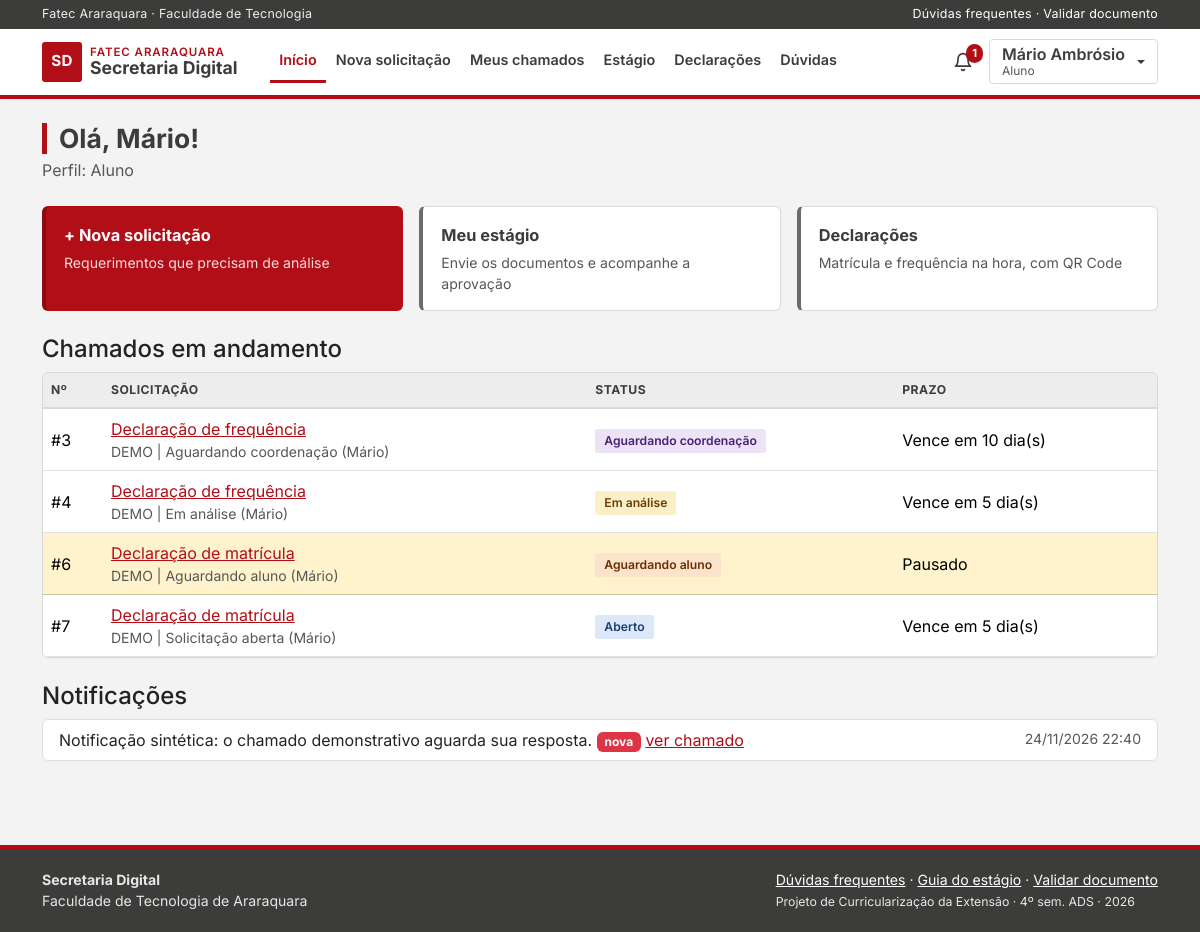
The page /painel.php (signed in) on the database its author committed.
### tables this page shows
CREATE TABLE tb_chamados (
  id_chamado        INT AUTO_INCREMENT PRIMARY KEY,
  id_aluno          INT          NOT NULL,
  id_tipo           INT          NOT NULL,
  id_responsavel    INT          NULL,
  assunto           VARCHAR(150) NOT NULL,
  descricao         TEXT         NOT NULL,
  status            ENUM('aberto','em_analise','aguardando_aluno',
                         'aguardando_coordenacao','deferido',
                         'indeferido','concluido')
                    NOT NULL DEFAULT 'aberto',
  prazo             DATE         NOT NULL,
  parecer           TEXT         NULL,
  id_parecerista    INT          NULL,
  parecer_em        DATETIME     NULL,
  aguardando_desde  DATETIME     NULL,
  ultimo_lembrete   DATETIME     NULL,
  avaliacao         TINYINT      NULL,
  criado_em         DATETIME     NOT NULL DEFAULT CURRENT_TIMESTAMP,
  atualizado_em     DATETIME     NOT NULL DEFAULT CURRENT_TIMESTAMP
                    ON UPDATE CURRENT_TIMESTAMP,
  KEY idx_chamados_status (status),
  KEY idx_chamados_prazo (prazo),
  CONSTRAINT fk_chamados_aluno FOREIGN KEY (id_aluno)
    REFERENCES tb_usuarios (id_usuario),
  CONSTRAINT fk_chamados_tipo FOREIGN KEY (id_tipo)
    REFERENCES tb_tipos (id_tipo),
  CONSTRAINT fk_chamados_responsavel FOREIGN KEY (id_responsavel)
    REFERENCES tb_usuarios (id_usuario),
  CONSTRAINT fk_chamados_parecerista FOREIGN KEY (id_parecerista)
    REFERENCES tb_usuarios (id_usuario),
  CONSTRAINT ck_chamados_avaliacao CHECK (avaliacao IS NULL OR avaliacao BETWEEN 1 AND 5)
);

CREATE TABLE tb_tipos (
  id_tipo              INT AUTO_INCREMENT PRIMARY KEY,
  nome                 VARCHAR(100) NOT NULL,
  descricao            TEXT         NULL,
  documentos_exigidos  VARCHAR(255) NULL,
  prazo_dias           SMALLINT     NOT NULL DEFAULT 5,
  precisa_coordenacao  TINYINT(1)   NOT NULL DEFAULT 0,
  exige_anexo          TINYINT(1)   NOT NULL DEFAULT 0,
  ativo                TINYINT(1)   NOT NULL DEFAULT 1,
  criado_em            DATETIME     NOT NULL DEFAULT CURRENT_TIMESTAMP,
  UNIQUE KEY uk_tipos_nome (nome)
);

CREATE TABLE tb_notificacoes (
  id_notificacao  INT AUTO_INCREMENT PRIMARY KEY,
  id_usuario      INT          NOT NULL,
  id_chamado      INT          NULL,
  canal           ENUM('sistema','email','whatsapp') NOT NULL DEFAULT 'sistema',
  mensagem        VARCHAR(255) NOT NULL,
  lida            TINYINT(1)   NOT NULL DEFAULT 0,
  enviada         TINYINT(1)   NOT NULL DEFAULT 0,
  criado_em       DATETIME     NOT NULL DEFAULT CURRENT_TIMESTAMP,
  CONSTRAINT fk_notificacoes_usuario FOREIGN KEY (id_usuario)
    REFERENCES tb_usuarios (id_usuario),
  CONSTRAINT fk_notificacoes_chamado FOREIGN KEY (id_chamado)
    REFERENCES tb_chamados (id_chamado) ON DELETE CASCADE
);

### painel.php (the view, shortened to what this page needs)
<?php
    require_once("conecta.php");
    require_once("funcoes.php");
    $nivel = $_SESSION['nivel'];
    $id = $_SESSION['id_usuario'];
    $sql = "SELECT n.mensagem, n.criado_em, n.lida, n.id_chamado
            FROM tb_notificacoes n WHERE n.id_usuario = ? AND n.canal = 'sistema'
            ORDER BY n.criado_em DESC, n.id_notificacao DESC LIMIT 10";
    $stmt = mysqli_stmt_init($con);
    mysqli_stmt_prepare($stmt, $sql);
    mysqli_stmt_bind_param($stmt, "i", $id);
    mysqli_stmt_execute($stmt);
    $notificacoes = mysqli_fetch_all(mysqli_stmt_get_result($stmt), MYSQLI_ASSOC);
    if($nivel == "aluno"){
        $sql = "SELECT c.id_chamado, c.assunto, c.status, c.prazo, t.nome AS tipo
                FROM tb_chamados c
                INNER JOIN tb_tipos t ON t.id_tipo = c.id_tipo
                WHERE c.id_aluno = ? AND c.status NOT IN ('deferido','indeferido','concluido')
                ORDER BY c.criado_em DESC";
        $stmt = mysqli_stmt_init($con);
        mysqli_stmt_prepare($stmt, $sql);
        mysqli_stmt_bind_param($stmt, "i", $id);
        mysqli_stmt_execute($stmt);
        $chamados = mysqli_fetch_all(mysqli_stmt_get_result($stmt), MYSQLI_ASSOC);
    }
    $docs_estagio = array();
    require_once("cabecalho.php");
?>
<h1 class="mb-1">Olá, <?php echo seguro(explode(" ", $_SESSION['nome'])[0]); ?>!</h1>
<p class="text-secondary mb-4">Perfil: <?php echo nome_nivel($nivel); ?></p>
<?php if($nivel == "aluno"){ ?>
    <div class="row g-3 mb-4">
        <div class="col-md-4"><a class="atalho atalho-principal" href="chamado_add.php"><strong>+ Nova solicitação</strong><span>Requerimentos que precisam de análise</span></a></div>
        <div class="col-md-4"><a class="atalho" href="estagio_lista.php"><strong>Meu estágio</strong><span>Envie os documentos e acompanhe a aprovação</span></a></div>
        <div class="col-md-4"><a class="atalho" href="declaracao_lista.php"><strong>Declarações</strong><span>Matrícula e frequência na hora, com QR Code</span></a></div>
    </div>
    <h2 class="h4">Chamados em andamento</h2>
    <?php if(count($chamados) == 0){ ?>
        <p class="text-secondary">Você não tem chamados em andamento.</p>
    <?php } else { ?>
    <div class="tabela mb-4">
        <table class="table align-middle">
            <tr><th>Nº</th><th>Solicitação</th><th>Status</th><th>Prazo</th></tr>
            <?php
                foreach($chamados as $c){
                    $destaque = ($c['status'] == "aguardando_aluno") ? " class='table-warning'" : "";
                    echo "<tr$destaque>
                            <td>#" . $c['id_chamado'] . "</td>
                            <td><a href='chamado_ver.php?id=" . $c['id_chamado'] . "'>" . seguro($c['tipo']) . "</a><div class='small text-secondary'>" . seguro($c['assunto']) . "</div></td>
                            <td>" . etiqueta_status($c['status']) . "</td>
                            <td>" . texto_prazo($c['prazo'], $c['status']) . "</td>
                          </tr>";
                }
            ?>
        </table>
    </div>
    <?php } ?>
<?php } else if($nivel == "coordenacao"){ ?>
    <h2 class="h4">Pareceres pendentes do seu curso</h2>
    <?php if(count($chamados) == 0){ ?>
        <p class="text-secondary">Nenhum chamado aguardando parecer.</p>
    <?php } else { ?>
    <div class="tabela mb-4">
        <table class="table align-middle">
            <tr><th>Nº</th><th>Aluno</th><th>Tipo</th><th>Prazo</th><th></th></tr>
            <?php
                foreach($chamados as $c){
                    echo "<tr>
                            <td>#" . $c['id_chamado'] . "</td>
                            <td>" . seguro($c['aluno']) . "</td>
                            <td>" . seguro($c['tipo']) . "<div class='small text-secondary'>" . seguro($c['assunto']) . "</div></td>
                            <td>" . texto_prazo($c['prazo'], $c['status']) . "</td>
                            <td><a class='btn btn-sm btn-principal' href='chamado_ver.php?id=" . $c['id_chamado'] . "'>Dar parecer</a></td>
                          </tr>";
                }
            ?>
        </table>
    </div>
    <?php } ?>
    <?php echo lista_docs_estagio($docs_estagio); ?>
<?php } ?>
<h2 class="h4" id="notificacoes">Notificações</h2>
<?php if(count($notificacoes) == 0){ ?>
    <p class="text-secondary">Nenhuma notificação.</p>
<?php } else { ?>
<ul class="list-group mb-4">
    <?php
        foreach($notificacoes as $n){
            $novo = ($n['lida'] == 0) ? " <span class='badge text-bg-danger'>nova</span>" : "";
            $link = $n['id_chamado'] ? " <a href='chamado_ver.php?id=" . (int)$n['id_chamado'] . "'>ver chamado</a>" : "";
            echo "<li class='list-group-item d-flex justify-content-between gap-3'>
                    <span>" . seguro($n['mensagem']) . "$novo$link</span>
                    <small class='text-secondary text-nowrap'>" . data_br($n['criado_em'], true) . "</small>
                  </li>";
        }
    ?>
</ul>
<?php } ?>
<?php require_once("rodape.php"); ?>

### funcoes.php (shortened to what this page needs)
<?php
    function seguro($texto){
        return htmlspecialchars((string)$texto, ENT_QUOTES, "UTF-8");
    }
    function nome_nivel($nivel){
        $nomes = array(
            "aluno" => "Aluno",
            "secretaria" => "Secretaria",
            "coordenacao" => "Coordenação",
            "admin" => "Administração"
        );
        return isset($nomes[$nivel]) ? $nomes[$nivel] : $nivel;
    }
    function nome_status($status){
        $nomes = array(
            "aberto" => "Aberto",
            "em_analise" => "Em análise",
            "aguardando_aluno" => "Aguardando aluno",
            "aguardando_coordenacao" => "Aguardando coordenação",
            "deferido" => "Deferido",
            "indeferido" => "Indeferido",
            "concluido" => "Concluído"
        );
        return isset($nomes[$status]) ? $nomes[$status] : $status;
    }
    function etiqueta_status($status){
        return "<span class='status status-$status'>" . nome_status($status) . "</span>";
    }
    function data_br($data, $com_hora = false){
        $tempo = strtotime($data);
        return $com_hora ? date("d/m/Y H:i", $tempo) : date("d/m/Y", $tempo);
    }
    function texto_prazo($prazo, $status){
        if($status == "aguardando_aluno"){
            return "Pausado";
        }
        $dias = (int)floor((strtotime($prazo) - strtotime(date("Y-m-d"))) / 86400);
        return "Vence em $dias dia(s)";
    }
?>

### css/estilo.css (style rules this page uses)
:root { --vermelho: #B20E17; --vermelho-escuro: #8A0A11; --vermelho-claro: #FBEAEA; --cinza-escuro: #3C3C3B; --cinza: #6B6B6A; --fundo: #F3F3F3; --borda: #D9D9D9; --texto: #222222; --texto-suave: #575757; --vinho: var(--vermelho); --vinho-escuro: var(--vermelho-escuro); --vinho-claro: var(--vermelho-claro); }
body { font-family: Inter, "Segoe UI", Arial, sans-serif; background: var(--fundo); color: var(--texto); min-height: 100vh; display: flex; flex-direction: column; }
h1, h2, h3, h4, h5, h6, .marca { font-family: Inter, "Segoe UI", Arial, sans-serif; font-weight: 700; color: var(--cinza-escuro); }
h1 { font-size: 1.65rem; border-left: 5px solid var(--vermelho); padding-left: 12px; }
a { color: var(--vermelho); }
.text-secondary { color: var(--texto-suave) !important; }
.atalho { display: flex; flex-direction: column; gap: 4px; background: #FFF; border: 1px solid var(--borda); border-left: 4px solid var(--cinza); border-radius: 6px; padding: 16px 18px; text-decoration: none; color: var(--texto); height: 100%; }
.atalho strong { font-size: 1.02rem; color: var(--cinza-escuro); }
.atalho span { font-size: .88rem; color: var(--texto-suave); }
.atalho-principal { background: var(--vermelho); border-color: var(--vermelho); border-left-color: var(--vermelho-escuro); color: #FFF; }
.atalho-principal strong { color: #FFF; }
.atalho-principal span { color: #F8DADC; }
.tabela { background: #FFF; border: 1px solid var(--borda); border-radius: 6px; overflow-x: auto; }
.tabela table { margin: 0; }
.tabela th { background: #EDEDED; font-size: .76rem; text-transform: uppercase; letter-spacing: .04em; color: var(--cinza-escuro); white-space: nowrap; border-bottom: 2px solid var(--borda); }
.status { display: inline-block; padding: 3px 9px; border-radius: 3px; font-size: .76rem; font-weight: 600; white-space: nowrap; }
.status-aberto { background: #DCE8F7; color: #1C3F73; }
.status-em_analise { background: #FBEFC8; color: #6B3D00; }
.status-aguardando_aluno { background: #FCE3CC; color: #6B2E00; }
.status-aguardando_coordenacao { background: #ECE3F6; color: #4A1F77; }

### rows shown on the page
tb_chamados: id_chamado "3", id_tipo.nome "Declaração de frequência", assunto "DEMO | Aguardando coordenação (Mário)", status "Aguardando coordenação", texto_prazo($c['prazo'], $c['status']) "Vence em 10 dia(s)"
tb_chamados: id_chamado "4", id_tipo.nome "Declaração de frequência", assunto "DEMO | Em análise (Mário)", status "Em análise", texto_prazo($c['prazo'], $c['status']) "Vence em 5 dia(s)"
tb_chamados: id_chamado "6", id_tipo.nome "Declaração de matrícula", assunto "DEMO | Aguardando aluno (Mário)", status "Aguardando aluno", texto_prazo($c['prazo'], $c['status']) "Pausado"
tb_chamados: id_chamado "7", id_tipo.nome "Declaração de matrícula", assunto "DEMO | Solicitação aberta (Mário)", status "Aberto", texto_prazo($c['prazo'], $c['status']) "Vence em 5 dia(s)"
tb_notificacoes: mensagem "Notificação sintética: o chamado demonstrativo aguarda sua resposta.", lida "nova", criado_em "24/11/2026 22:40"

### other values the page prints
$rotulo "Início Nova solicitação Meus chamados Estágio Declarações Dúvidas"
$qtd_notif "1"
seguro($_SESSION['nome']) "Mário Ambrósio"
nome_nivel($nivel_menu) "Aluno"
seguro(explode(" ", $_SESSION['nome'])[0]) "Mário"
nome_nivel($nivel) "Aluno"
